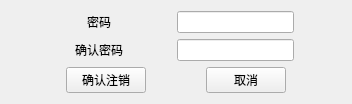
       <widget class="QWidget" name="tab">
        <attribute name="title">
         <string>注销</string>
        </attribute>
        <layout class="QVBoxLayout" name="verticalLayout_3">
         <item>
          <layout class="QHBoxLayout" name="horizontalLayout" stretch="0,1,1,5,2">
           <item>
            <spacer name="horizontalSpacer_19">
             <property name="orientation">
              <enum>Qt::Horizontal</enum>
             </property>
             <property name="sizeHint" stdset="0">
              <size>
               <width>40</width>
               <height>20</height>
              </size>
             </property>
            </spacer>
           </item>
           <item>
            <widget class="QLabel" name="label">
             <property name="minimumSize">
              <size>
               <width>96</width>
               <height>0</height>
              </size>
             </property>
             <property name="maximumSize">
              <size>
               <width>96</width>
               <height>16777215</height>
              </size>
             </property>
             <property name="layoutDirection">
              <enum>Qt::LeftToRight</enum>
             </property>
             <property name="text">
              <string>密码</string>
             </property>
             <property name="alignment">
              <set>Qt::AlignCenter</set>
             </property>
            </widget>
           </item>
           <item>
            <spacer name="horizontalSpacer_2">
             <property name="orientation">
              <enum>Qt::Horizontal</enum>
             </property>
             <property name="sizeHint" stdset="0">
              <size>
               <width>40</width>
               <height>20</height>
              </size>
             </property>
            </spacer>
           </item>
           <item>
            <widget class="QLineEdit" name="le_passwd">
             <property name="echoMode">
              <enum>QLineEdit::Password</enum>
             </property>
             <property name="clearButtonEnabled">
              <bool>true</bool>
             </property>
            </widget>
           </item>
           <item>
            <spacer name="horizontalSpacer">
             <property name="orientation">
              <enum>Qt::Horizontal</enum>
             </property>
             <property name="sizeHint" stdset="0">
              <size>
               <width>40</width>
               <height>20</height>
              </size>
             </property>
            </spacer>
           </item>
          </layout>
         </item>
         <item>
          <layout class="QHBoxLayout" name="horizontalLayout_2" stretch="0,1,1,5,2">
           <item>
            <spacer name="horizontalSpacer_20">
             <property name="orientation">
              <enum>Qt::Horizontal</enum>
             </property>
             <property name="sizeHint" stdset="0">
              <size>
               <width>40</width>
               <height>20</height>
              </size>
             </property>
            </spacer>
           </item>
           <item>
            <widget class="QLabel" name="label_2">
             <property name="minimumSize">
              <size>
               <width>96</width>
               <height>0</height>
              </size>
             </property>
             <property name="maximumSize">
              <size>
               <width>96</width>
               <height>16777215</height>
              </size>
             </property>
             <property name="text">
              <string>确认密码</string>
             </property>
             <property name="alignment">
              <set>Qt::AlignCenter</set>
             </property>
            </widget>
           </item>
           <item>
            <spacer name="horizontalSpacer_4">
             <property name="orientation">
              <enum>Qt::Horizontal</enum>
             </property>
             <property name="sizeHint" stdset="0">
              <size>
               <width>40</width>
               <height>20</height>
              </size>
             </property>
            </spacer>
           </item>
           <item>
            <widget class="QLineEdit" name="le_confirm">
             <property name="echoMode">
              <enum>QLineEdit::Password</enum>
             </property>
             <property name="clearButtonEnabled">
              <bool>true</bool>
             </property>
            </widget>
           </item>
           <item>
            <spacer name="horizontalSpacer_3">
             <property name="orientation">
              <enum>Qt::Horizontal</enum>
             </property>
             <property name="sizeHint" stdset="0">
              <size>
               <width>40</width>
               <height>20</height>
              </size>
             </property>
            </spacer>
           </item>
          </layout>
         </item>
         <item>
          <layout class="QHBoxLayout" name="horizontalLayout_3" stretch="4,4,4,4,4">
           <item>
            <spacer name="horizontalSpacer_5">
             <property name="orientation">
              <enum>Qt::Horizontal</enum>
             </property>
             <property name="sizeHint" stdset="0">
              <size>
               <width>40</width>
               <height>20</height>
              </size>
             </property>
            </spacer>
           </item>
           <item>
            <widget class="QPushButton" name="pbtn_ok_2">
             <property name="text">
              <string>确认注销</string>
             </property>
            </widget>
           </item>
           <item>
            <spacer name="horizontalSpacer_6">
             <property name="orientation">
              <enum>Qt::Horizontal</enum>
             </property>
             <property name="sizeHint" stdset="0">
              <size>
               <width>40</width>
               <height>20</height>
              </size>
             </property>
            </spacer>
           </item>
           <item>
            <widget class="QPushButton" name="pbtn_cancle_2">
             <property name="text">
              <string>取消</string>
             </property>
            </widget>
           </item>
           <item>
            <spacer name="horizontalSpacer_32">
             <property name="orientation">
              <enum>Qt::Horizontal</enum>
             </property>
             <property name="sizeHint" stdset="0">
              <size>
               <width>40</width>
               <height>20</height>
              </size>
             </property>
            </spacer>
           </item>
          </layout>
         </item>
        </layout>
       </widget>
